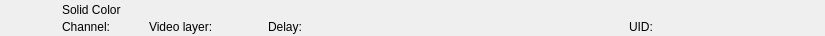
<?xml version="1.0" encoding="UTF-8"?>
<ui version="4.0">
 <class>RundownSolidColorWidget</class>
 <widget class="QWidget" name="RundownSolidColorWidget">
  <property name="geometry">
   <rect>
    <x>0</x>
    <y>0</y>
    <width>825</width>
    <height>36</height>
   </rect>
  </property>
  <layout class="QHBoxLayout" name="horizontalLayout">
   <property name="spacing">
    <number>0</number>
   </property>
   <property name="margin">
    <number>0</number>
   </property>
   <item>
    <widget class="QFrame" name="frameItem">
     <property name="sizePolicy">
      <sizepolicy hsizetype="Preferred" vsizetype="Fixed">
       <horstretch>0</horstretch>
       <verstretch>0</verstretch>
      </sizepolicy>
     </property>
     <property name="minimumSize">
      <size>
       <width>0</width>
       <height>36</height>
      </size>
     </property>
     <widget class="QLabel" name="labelIcon">
      <property name="geometry">
       <rect>
        <x>22</x>
        <y>2</y>
        <width>32</width>
        <height>32</height>
       </rect>
      </property>
      <property name="text">
       <string/>
      </property>
      <property name="pixmap">
       <pixmap resource="../Widgets.qrc">:/Graphics/Images/SolidColor.png</pixmap>
      </property>
      <property name="scaledContents">
       <bool>true</bool>
      </property>
     </widget>
     <widget class="QLabel" name="labelLabel">
      <property name="geometry">
       <rect>
        <x>62</x>
        <y>2</y>
        <width>533</width>
        <height>16</height>
       </rect>
      </property>
      <property name="text">
       <string>Solid Color</string>
      </property>
     </widget>
     <widget class="QLabel" name="labelChannel">
      <property name="geometry">
       <rect>
        <x>62</x>
        <y>19</y>
        <width>78</width>
        <height>16</height>
       </rect>
      </property>
      <property name="text">
       <string>Channel:</string>
      </property>
     </widget>
     <widget class="QLabel" name="labelVideolayer">
      <property name="geometry">
       <rect>
        <x>149</x>
        <y>19</y>
        <width>110</width>
        <height>16</height>
       </rect>
      </property>
      <property name="text">
       <string>Video layer:</string>
      </property>
     </widget>
     <widget class="QLabel" name="labelColor">
      <property name="geometry">
       <rect>
        <x>0</x>
        <y>0</y>
        <width>18</width>
        <height>36</height>
       </rect>
      </property>
      <property name="text">
       <string/>
      </property>
     </widget>
     <widget class="QLabel" name="labelGroupColor">
      <property name="geometry">
       <rect>
        <x>0</x>
        <y>0</y>
        <width>6</width>
        <height>36</height>
       </rect>
      </property>
      <property name="text">
       <string/>
      </property>
     </widget>
     <widget class="QLabel" name="labelDevice">
      <property name="geometry">
       <rect>
        <x>360</x>
        <y>19</y>
        <width>260</width>
        <height>16</height>
       </rect>
      </property>
      <property name="text">
       <string></string>
      </property>
     </widget>
     <widget class="QLabel" name="labelDelay">
      <property name="geometry">
       <rect>
        <x>268</x>
        <y>19</y>
        <width>83</width>
        <height>16</height>
       </rect>
      </property>
      <property name="text">
       <string>Delay:</string>
      </property>
     </widget>
     <widget class="QLabel" name="labelRemoteTriggerId">
      <property name="geometry">
       <rect>
        <x>629</x>
        <y>19</y>
        <width>111</width>
        <height>16</height>
       </rect>
      </property>
      <property name="text">
       <string>UID:</string>
      </property>
     </widget>
    </widget>
   </item>
   <item>
    <widget class="QFrame" name="frameStatus">
     <property name="minimumSize">
      <size>
       <width>77</width>
       <height>0</height>
      </size>
     </property>
     <property name="maximumSize">
      <size>
       <width>77</width>
       <height>16777215</height>
      </size>
     </property>
     <widget class="QLabel" name="labelGpiConnected">
      <property name="geometry">
       <rect>
        <x>1</x>
        <y>2</y>
        <width>32</width>
        <height>32</height>
       </rect>
      </property>
      <property name="minimumSize">
       <size>
        <width>32</width>
        <height>32</height>
       </size>
      </property>
      <property name="maximumSize">
       <size>
        <width>32</width>
        <height>32</height>
       </size>
      </property>
      <property name="lineWidth">
       <number>0</number>
      </property>
      <property name="text">
       <string/>
      </property>
      <property name="pixmap">
       <pixmap resource="../Widgets.qrc">:/Graphics/Images/GpiConnected.png</pixmap>
      </property>
      <property name="scaledContents">
       <bool>true</bool>
      </property>
     </widget>
     <widget class="QLabel" name="labelDisconnected">
      <property name="geometry">
       <rect>
        <x>32</x>
        <y>2</y>
        <width>32</width>
        <height>32</height>
       </rect>
      </property>
      <property name="minimumSize">
       <size>
        <width>32</width>
        <height>32</height>
       </size>
      </property>
      <property name="maximumSize">
       <size>
        <width>32</width>
        <height>32</height>
       </size>
      </property>
      <property name="text">
       <string/>
      </property>
      <property name="pixmap">
       <pixmap resource="../Widgets.qrc">:/Graphics/Images/Disconnected.png</pixmap>
      </property>
      <property name="scaledContents">
       <bool>true</bool>
      </property>
     </widget>
     <widget class="QLabel" name="labelActiveColor">
      <property name="geometry">
       <rect>
        <x>69</x>
        <y>0</y>
        <width>8</width>
        <height>36</height>
       </rect>
      </property>
      <property name="minimumSize">
       <size>
        <width>8</width>
        <height>36</height>
       </size>
      </property>
      <property name="maximumSize">
       <size>
        <width>8</width>
        <height>36</height>
       </size>
      </property>
      <property name="text">
       <string/>
      </property>
     </widget>
    </widget>
   </item>
  </layout>
 </widget>
 <resources>
  <include location="../Widgets.qrc"/>
 </resources>
 <connections/>
 <slots>
  <slot>addToCombo()</slot>
 </slots>
</ui>
